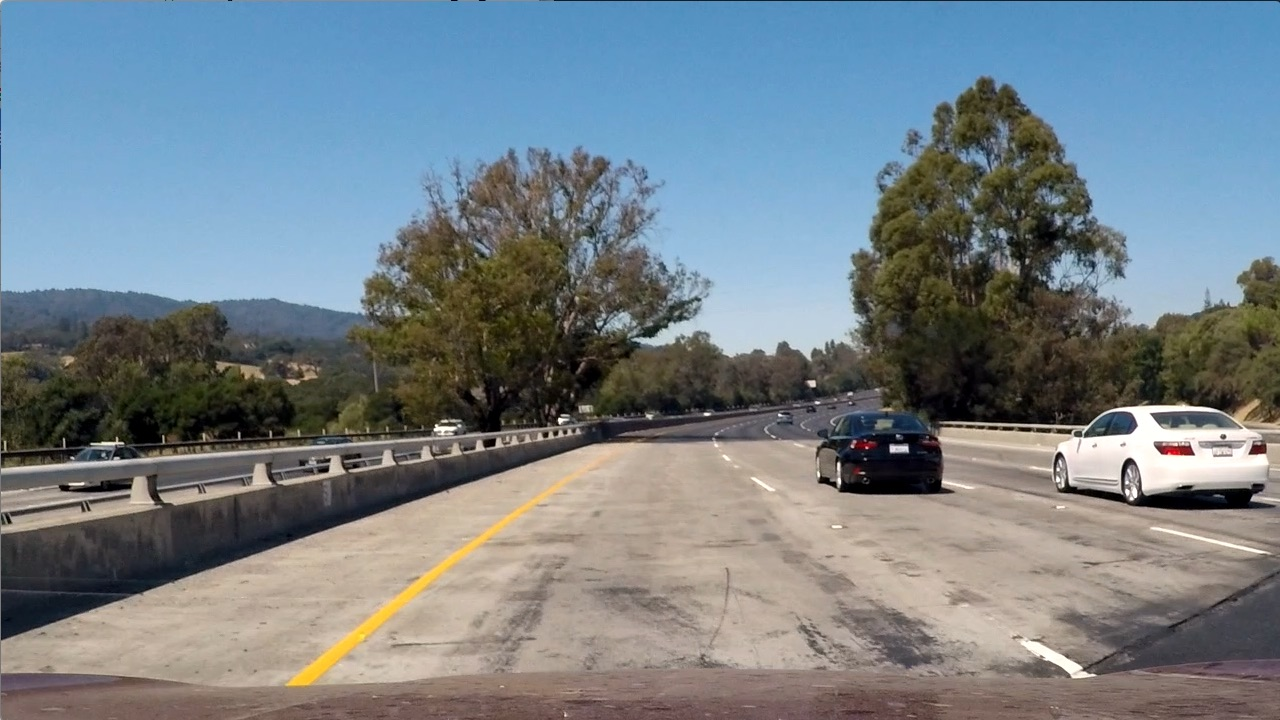
#> input picture CarND-Vehicle-Detection-master-1/test_images/test1.jpg, 1280 x 720 px
$ jupyter execute --allow-errors Project_5_vehicle_detection.ipynb   (shell and % lines are left out)   (older library calls are emulated)
#> lines starting #> are read from the running program, lines starting #| are printed output that depends on the picture; after the words box and inside, x2 and y2 are one past the last pixel; in counts of white or black regions, pixels touching at a corner belong together
[cell 1]
# Add Libraries
import cv2
import numpy as np
import pandas as pd
from skimage.feature import hog
from skimage.io import imread

from skimage.exposure import adjust_gamma
from scipy.misc import imresize
import matplotlib.pyplot as plt
from sklearn.externals import joblib
import matplotlib.image as mpimg

import glob
#> (the rest of this cell did not finish here and is left out)

Drawing Rectangles on images
The first step is to define a function draw_boxes which will be used later to draw bounding rectangles around identified vehicles in images.

[cell 2]
def draw_boxes(img, bboxes, color=(0, 0, 255), thick=6):

#> called with color = (0, 0, 255), thick = 6
    draw_img = np.copy(img)
#> draw_img is the input picture: shape (720, 1280, 3); mean R, G, B 117.5, 128.7, 135.5

    for box in bboxes:
        cv2.rectangle(draw_img, box[0], box[1], color, thick)
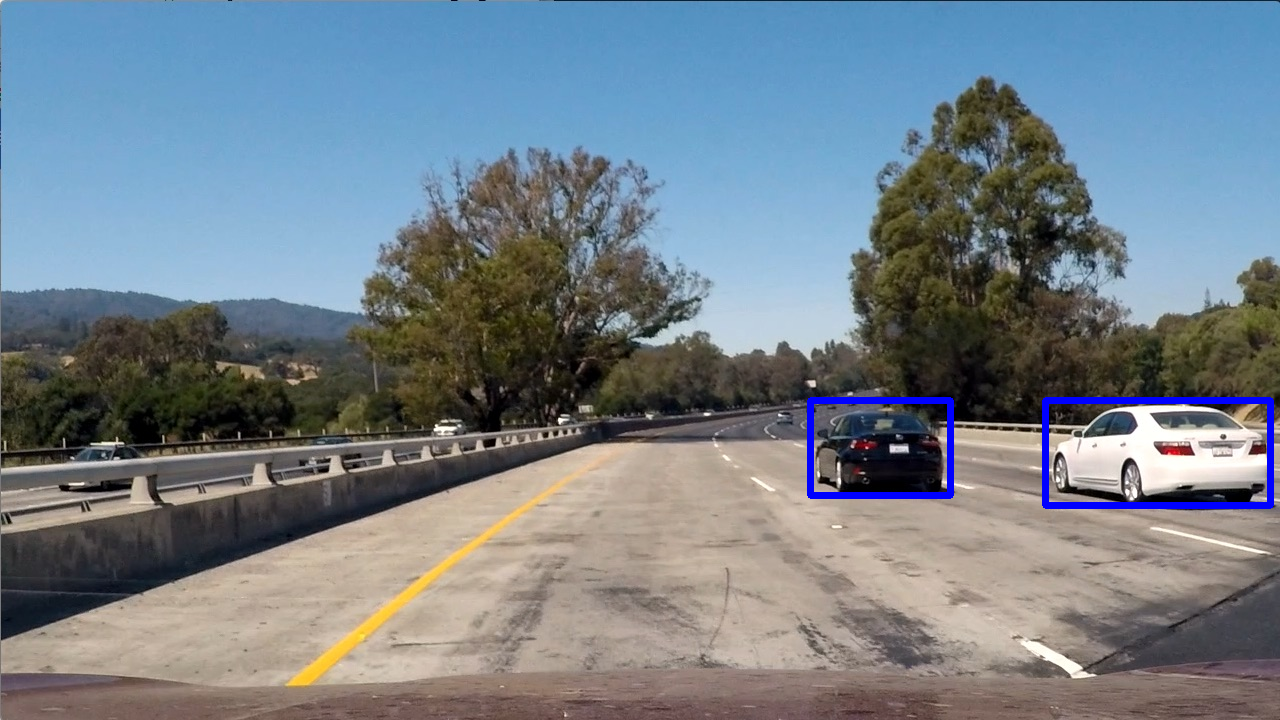
#> draw_img: shape (720, 1280, 3); 0.85% of pixels changed, all inside (x1, y1, x2, y2) = (807, 397, 1274, 509)
    return draw_img

[cell 3]
bboxes = [((810,400),(950,495)),((1045,400),(1270,505))]
plt.imshow(draw_boxes(mpimg.imread('test_images/test1.jpg'),bboxes=bboxes));

Histogram of Oriented Gradients
Next, I will define a function get_hog_features which will be used to compute a Histogram of Oriented Gradients for a given image.

[cell 4]
def get_hog_features(img, orient=9, pix_per_cell=8, cell_per_block=2, channel=0,
                        vis=False, feature_vec=True, color_space='YUV'):

    if color_space != 'RGB':
            if color_space == 'HSV':
                feature_image = cv2.cvtColor(img, cv2.COLOR_RGB2HSV)
            elif color_space == 'LUV':
                feature_image = cv2.cvtColor(img, cv2.COLOR_RGB2LUV)
            elif color_space == 'Lab':
                feature_image = cv2.cvtColor(img, cv2.COLOR_RGB2Lab)
            elif color_space == 'HLS':
                feature_image = cv2.cvtColor(img, cv2.COLOR_RGB2HLS)
            elif color_space == 'YUV':
                feature_image = cv2.cvtColor(img, cv2.COLOR_RGB2YUV)
            elif color_space == 'YCrCb':
                feature_image = cv2.cvtColor(img, cv2.COLOR_RGB2YCrCb)
    img1 = feature_image[:,:,0]
    img2 = feature_image[:,:,1]
    img3 = feature_image[:,:,2]
    if vis == True:
        features1, hog_image1 = hog(img1, orientations=orient, pixels_per_cell=(pix_per_cell, pix_per_cell),cells_per_block=(cell_per_block, cell_per_block), transform_sqrt=True,
                                  visualise=vis, feature_vector=feature_vec)
        features2, hog_image2 = hog(img2, orientations=orient, pixels_per_cell=(pix_per_cell, pix_per_cell),cells_per_block=(cell_per_block, cell_per_block), transform_sqrt=True,
                                  visualise=vis, feature_vector=feature_vec)
        features3, hog_image3 = hog(img3, orientations=orient, pixels_per_cell=(pix_per_cell, pix_per_cell),cells_per_block=(cell_per_block, cell_per_block), transform_sqrt=True,
                                  visualise=vis, feature_vector=feature_vec)
        return hog_image1, hog_image2, hog_image3


    else:
        features1 = hog(img1, orientations=orient, pixels_per_cell=(pix_per_cell, pix_per_cell),
                       cells_per_block=(cell_per_block, cell_per_block), transform_sqrt=True,
                       visualise=vis, feature_vector=True)
        features2 = hog(img2, orientations=orient, pixels_per_cell=(pix_per_cell, pix_per_cell),
                       cells_per_block=(cell_per_block, cell_per_block), transform_sqrt=True,
                       visualise=vis, feature_vector=feature_vec)
        features3 = hog(img3, orientations=orient, pixels_per_cell=(pix_per_cell, pix_per_cell),
                       cells_per_block=(cell_per_block, cell_per_block), transform_sqrt=True,
                       visualise=vis, feature_vector=feature_vec)
        return np.concatenate((features1, features2, features3))

[cell 5]
# Load car and non-car image sets
vehicle = glob.glob('vehicles/*/*.png')
not_vehicle = glob.glob('non-vehicles/*/*.png')

#> (a cell that did not finish here is left out)

Next I will extract the HOG features and build datasets of Car and Non-car images to train a classifier

[cell 7]
def extract_features(images, color_space='RGB', orientation=9, pixel_per_cell=8, cell_per_block=2):

    features = []


    for img in images:
        img = imread(img)
        if color_space != 'RGB':
            if color_space == 'HSV':
                feature_image = cv2.cvtColor(img, cv2.COLOR_RGB2HSV)
            elif color_space == 'LUV':
                feature_image = cv2.cvtColor(img, cv2.COLOR_RGB2LUV)
            elif color_space == 'Lab':
                feature_image = cv2.cvtColor(img, cv2.COLOR_RGB2Lab)
            elif color_space == 'HLS':
                feature_image = cv2.cvtColor(img, cv2.COLOR_RGB2HLS)
            elif color_space == 'YUV':
                feature_image = cv2.cvtColor(img, cv2.COLOR_RGB2YUV)
            elif color_space == 'YCrCb':
                feature_image = cv2.cvtColor(img, cv2.COLOR_RGB2YCrCb)
        else: feature_image = np.copy(img)

        hog_features = get_hog_features(feature_image, orientation, pixel_per_cell, cell_per_block, vis=False,
                                        feature_vec=True,color_space=color_space)
        features.append(hog_features)

    return features

[cell 8]
# Build the datasets
car_features = extract_features(vehicle, color_space='YUV')
notcar_features = extract_features(not_vehicle, color_space='YUV')

#> (a cell that did not finish here is left out)

[cell 10]
if len(car_features) > 0:
    # Create an array stack of feature vectors
    X = np.vstack((car_features, notcar_features)).astype(np.float64)

    # Fit a per-column scaler
    X_scaler = StandardScaler().fit(X)

    # Apply the scaler to X
    scaled_X = X_scaler.transform(X)

    car_ind = np.random.randint(0, len(vehicle))

    # Plot an example of raw and scaled features
    fig = plt.figure(figsize=(12,4))
    plt.subplot(131)
    plt.imshow(mpimg.imread(vehicle[car_ind]))
    plt.title('Original')
    plt.subplot(132)
    plt.plot(X[car_ind])
    plt.title('Raw_Features')
    plt.subplot(133)
    plt.plot(scaled_X[car_ind])
    plt.title('Scaled_Features')
    fig.tight_layout()
else:
    print('Your function only returns empty feature vectors...')

[cell 11]
# Create Labels Array
y = np.hstack((np.ones(len(car_features)), np.zeros(len(notcar_features))))

# Split up data into randomized training and test sets
rand_state = 4444
#> (the rest of this cell did not finish here and is left out)

 Multi-Layer Perceptron classifier

#> (a cell that did not finish here is left out)

#> (a cell that did not finish here is left out)

#> (a cell that did not finish here is left out)

[cell 15]
def slide_window(img, x_start_stop=[None, None], y_start_stop=[None, None],
                    xy_window=(64, 64), xy_overlap=(0.75, 0.75)):
    # If x and/or y start/stop positions not defined, set to image size
    if x_start_stop[0] == None:
        x_start_stop[0] = 0
    if x_start_stop[1] == None:
        x_start_stop[1] = img.shape[1]
    if y_start_stop[0] == None:
        y_start_stop[0] = 0
    if y_start_stop[1] == None:
        y_start_stop[1] = img.shape[0]

    # Compute the span of the region to be searched
    xspan = x_start_stop[1] - x_start_stop[0]
    yspan = y_start_stop[1] - y_start_stop[0]

    # Compute the number of pixels per step in x/y
    nx_pix_per_step = np.int(xy_window[0]*(1 - xy_overlap[0]))
    ny_pix_per_step = np.int(xy_window[1]*(1 - xy_overlap[1]))

    # Compute the number of windows in x/y
    nx_windows = np.int(xspan/nx_pix_per_step)
    ny_windows = np.int(yspan/ny_pix_per_step)

    # Initialize a list to append window positions to
    window_list = []

    # Loop through finding x and y window positions
    # Note: you could vectorize this step, but in practice
    # you'll be considering windows one by one with your
    # classifier, so looping makes sense
    for ys in range(ny_windows):
        for xs in range(nx_windows):
            # Calculate window position
            startx = xs*nx_pix_per_step + x_start_stop[0]
            endx = (xs+1)*nx_pix_per_step + x_start_stop[0]
            starty = ys*ny_pix_per_step + y_start_stop[0]
            endy = (ys+1)*ny_pix_per_step + y_start_stop[0]
            # Append window position to list
            window_list.append(((startx, starty), (endx, endy)))
    # Return the list of windows
    return window_list

[cell 16]
def annotate(image):
#> called with image = 'test_images/test1.jpg'
    image = imread(image)
    feature_image = cv2.cvtColor(image, cv2.COLOR_RGB2YUV)
#> feature_image: shape (720, 1280, 3); mean of channels 0, 1, 2 126.1, 132.7, 120.5
    detected = []
    size = 320
    count = 0
    while size < 720:
        windows = slide_window(image, x_start_stop=[None, None], y_start_stop=[360, 680],
                            xy_window=(size, size), xy_overlap=(0.8, 0.8))
        for window in windows:
            features = []
            current = cv2.resize((feature_image[window[0][1]: window[1][1], window[0][0]: window[1][0]]),(64,64))
            hog_features = get_hog_features(current, 9, 8, 2, vis=False,
                                        feature_vec=True,color_space='YUV')
            scaled_features = X_scaler.transform(hog_features)
            if current.shape[0] > 0:
                if mlp.predict_proba(scaled_features.reshape(1,-1))[0][1] > .99:
                    detected.append(window)
            count += 1
        size += 16
#> this loop made 1 pass
#> pass 1, in get_hog_features, `img1 = feature_image[:,:,0]`:
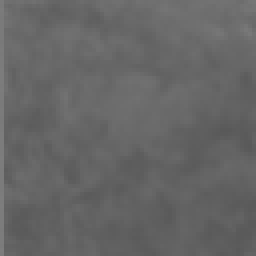
#> img1: shape (64, 64) (shown 4 times larger); min 89, max 125, mean 101.6
#> pass 1, in get_hog_features, `img2 = feature_image[:,:,1]`:
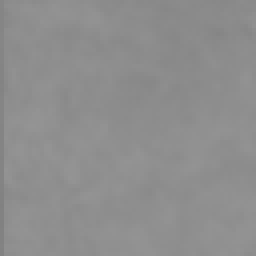
#> img2: shape (64, 64) (shown 4 times larger); min 129, max 148, mean 141.9
#> pass 1, in get_hog_features, `img3 = feature_image[:,:,2]`:
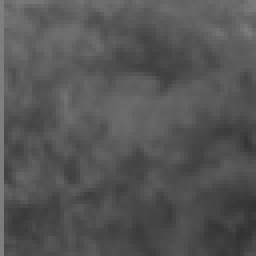
#> img3: shape (64, 64) (shown 4 times larger); min 50, max 128, mean 84.7
#> after the loop:
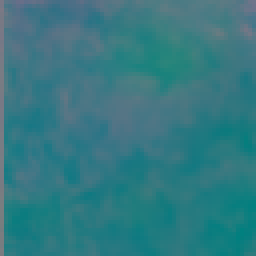
#> current: shape (64, 64, 3) (shown 4 times larger); mean R, G, B 52.2, 121.2, 129.8
#> after the loop, count = 0; detected = []; size = 320
    result = np.copy(image)
    mask = np.zeros_like(image)

    # Draw all of the boxes on a mask image
    mask = draw_boxes(mask, bboxes=detected, thick=-1)

    # Find the contours in the mask
    im2, contours, hierarchy = cv2.findContours(mask[:,:,2].astype('uint8'),cv2.RETR_TREE,cv2.CHAIN_APPROX_SIMPLE)
    for cnt in contours:
        # Get the coordinates of a bounding rect for each contour
        x,y,w,h = cv2.boundingRect(cnt)
        # Draw the bounding rectangles on the result image
        cv2.rectangle(result, (x, y), (x + w, y + h), (0,255,0), 6)
        M = cv2.moments(cnt)
        c = (int(M['m10'] / M['m00']), int(M['m01'] / M['m00']))
        cv2.circle(result, c, 15, (255, 0, 0), -1)
    f, (image1,image2, image3) = plt.subplots(1,3, figsize=(10,6))
    f.tight_layout()
    image1.axis('off')
    image1.set_title('Image')
    image1.imshow(image)
    image2.axis('off')
    image2.set_title('Car Detections')
    image2.imshow(mask, cmap='hot')
    image3.axis('off')
    image3.set_title('Annotated')
    image3.imshow(result)

$ run again, with CarND-Vehicle-Detection-master-1/test_images/test4.jpg copied over CarND-Vehicle-Detection-master-1/test_images/test1.jpg
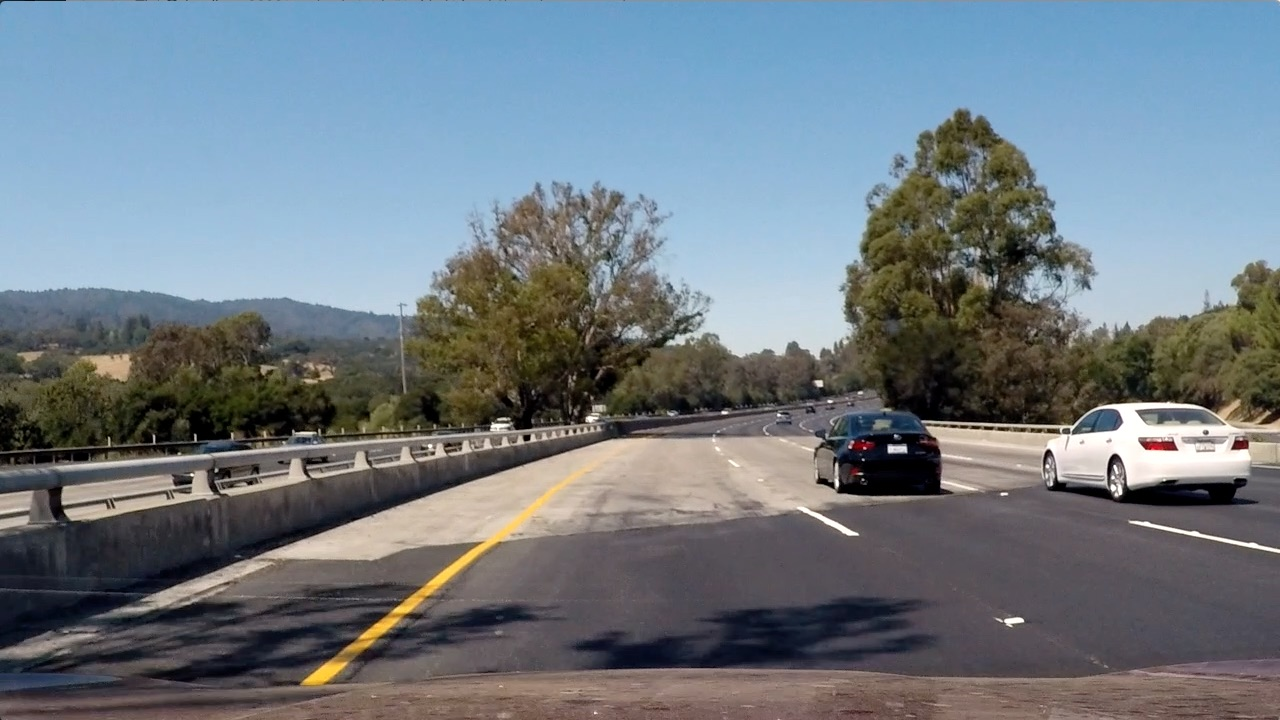
#> input picture CarND-Vehicle-Detection-master-1/test_images/test4.jpg, 1280 x 720 px
#> in draw_boxes, draw_img is the input picture: shape (720, 1280, 3); mean R, G, B 112.2, 122.7, 130.9
#> after the loop in draw_boxes, `for box in bboxes:`:
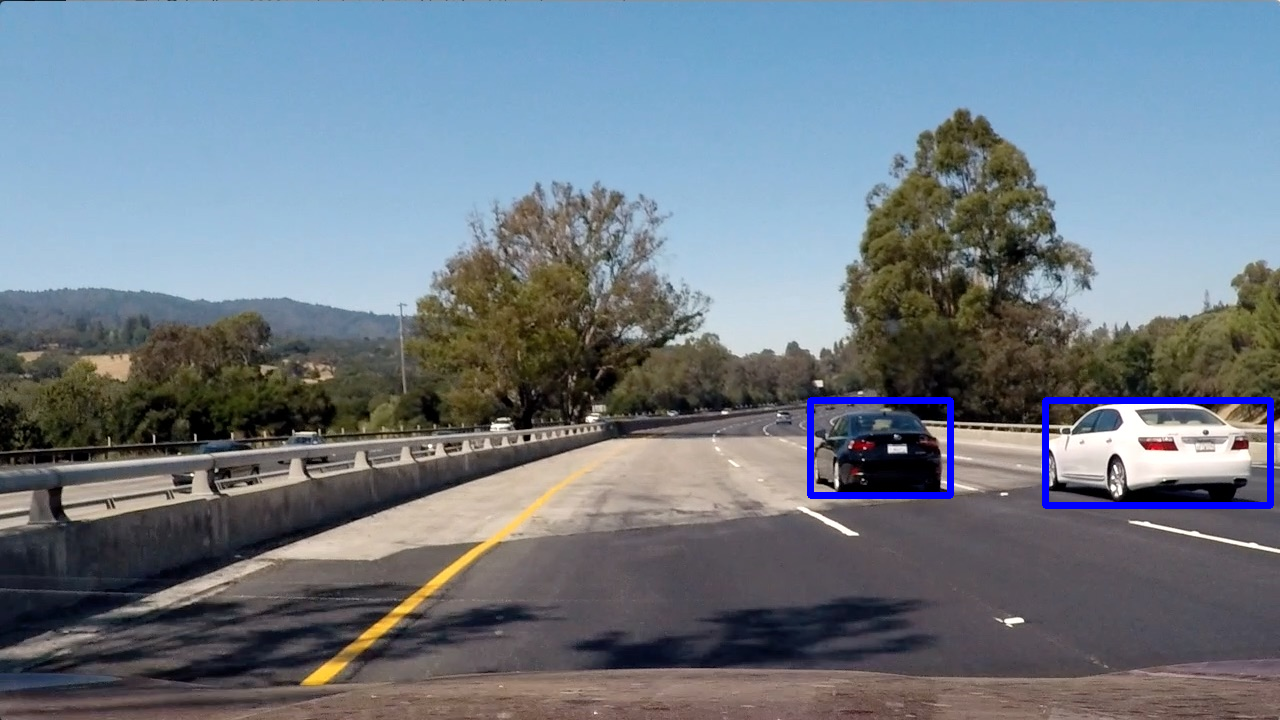
#> draw_img: shape (720, 1280, 3); 0.85% of pixels changed, all inside (x1, y1, x2, y2) = (807, 397, 1274, 509)
#> after the loop in annotate, `while size < 720:`:
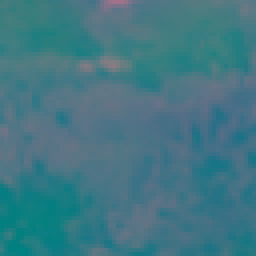
#> current: shape (64, 64, 3) (shown 4 times larger); mean R, G, B 65.3, 119, 131.3
#> after the loop in annotate, `while size < 720:`: count = 0; detected = []; size = 320

$ run again, with CarND-Vehicle-Detection-master-1/test_images/test5.jpg copied over CarND-Vehicle-Detection-master-1/test_images/test1.jpg
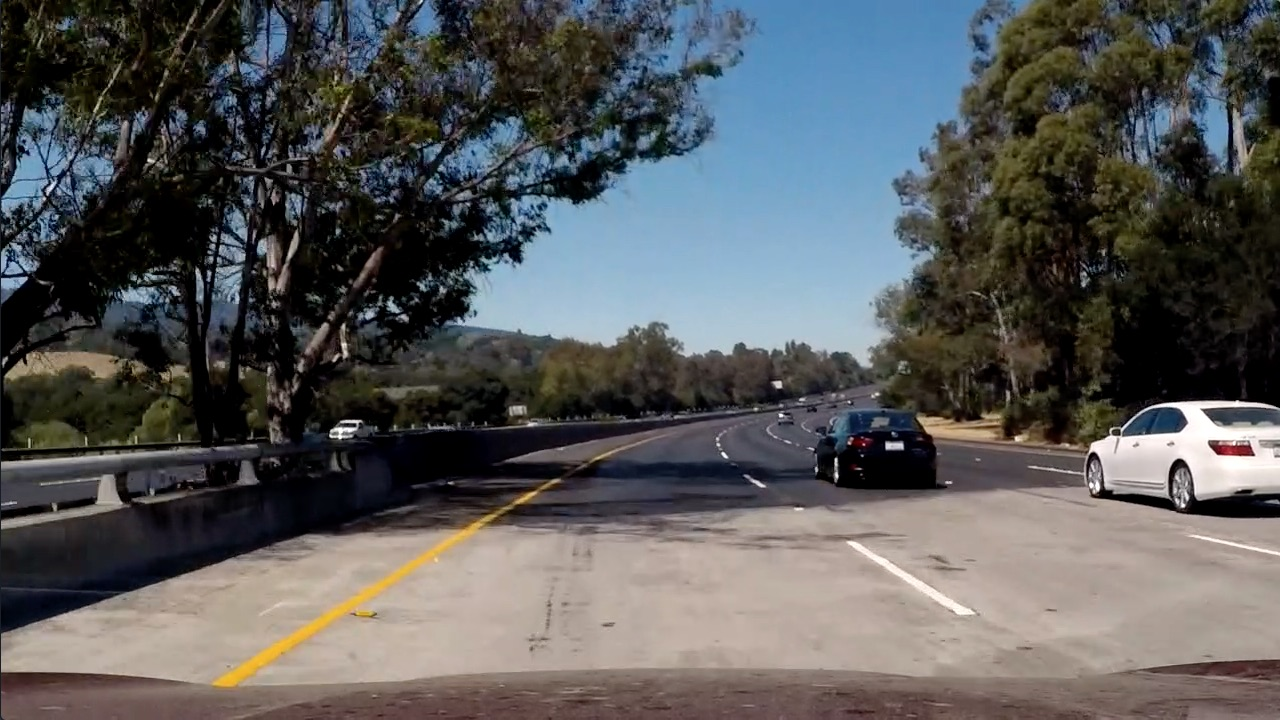
#> input picture CarND-Vehicle-Detection-master-1/test_images/test5.jpg, 1280 x 720 px
#> in draw_boxes, draw_img is the input picture: shape (720, 1280, 3); mean R, G, B 88.5, 89.3, 89.8
#> after the loop in draw_boxes, `for box in bboxes:`:
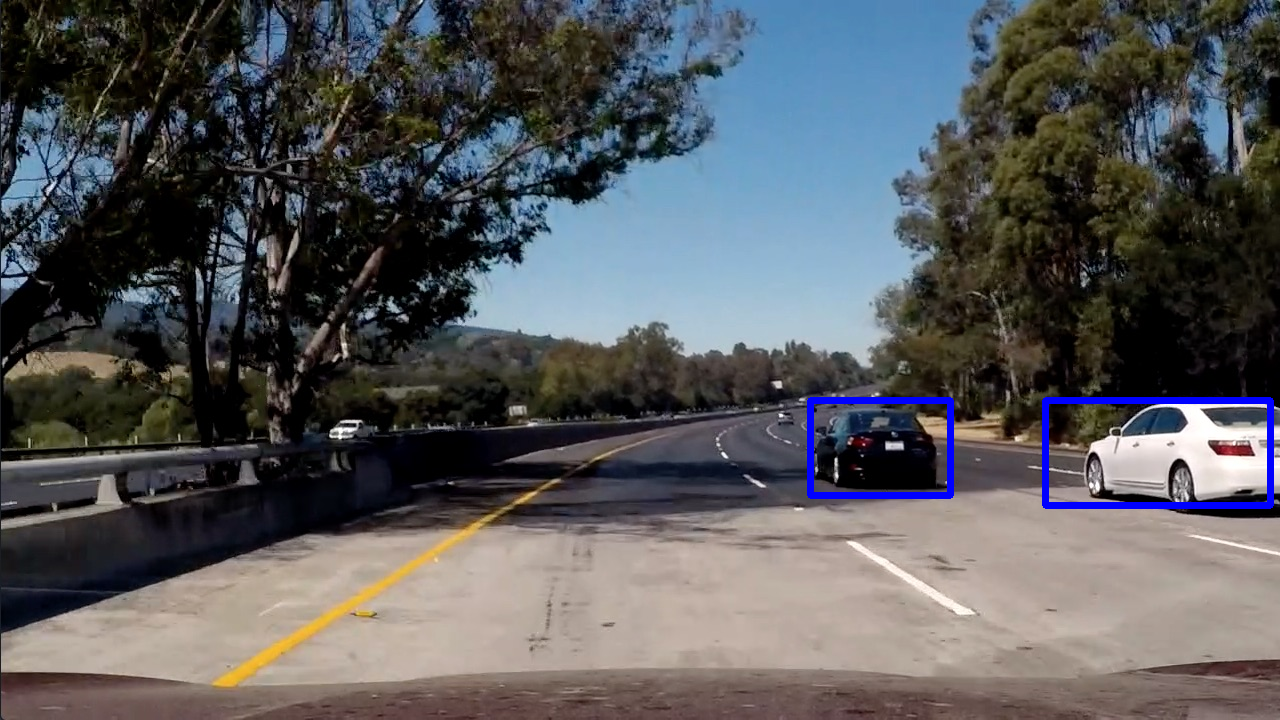
#> draw_img: shape (720, 1280, 3); 0.85% of pixels changed, all inside (x1, y1, x2, y2) = (807, 397, 1274, 509)
#> after the loop in annotate, `while size < 720:`:
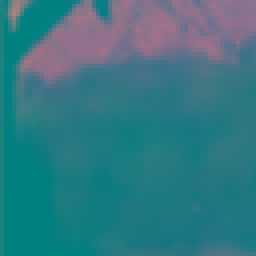
#> current: shape (64, 64, 3) (shown 4 times larger); mean R, G, B 52.8, 120.4, 131.6
#> after the loop in annotate, `while size < 720:`: count = 0; detected = []; size = 320
